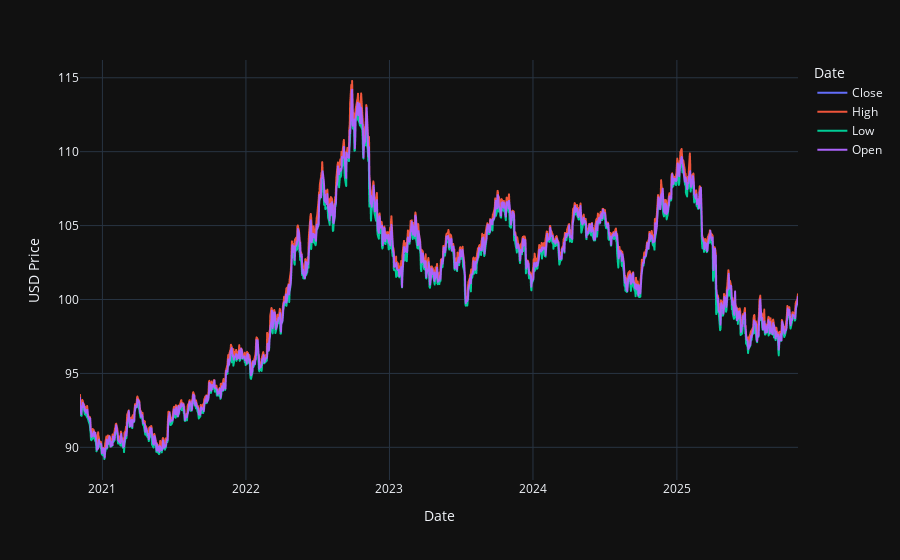

Source (notebook cell):
### Markdown cell above
# Question 1

### Code cell
fig = px.line(df, x="Date", y=["Close", "High", "Low", "Open"], labels={"value": "USD Price", "variable": "Date"})
fig.show()

### Figure 1 — Plotly figure (JSON) as saved in the notebook; plotly's stock layout.template omitted (floating-point values rounded to 4 significant figures; data arrays with more than 128 entries replaced by an {"elided": "..."} marker saying what was removed)
{"data": [{"hovertemplate": "Date=%{x}<br>USD Price=%{y}<extra></extra>", "legendgroup": "Close", "line": {"color": "#636efa", "dash": "solid"}, "marker": {"symbol": "circle"}, "mode": "lines", "name": "Close", "showlegend": true, "x": {"elided": "1257 str values"}, "xaxis": "x", "y": {"elided": "1257 float values"}, "yaxis": "y", "type": "scattergl"}, {"hovertemplate": "Date=%{x}<br>USD Price=%{y}<extra></extra>", "legendgroup": "High", "line": {"color": "#EF553B", "dash": "solid"}, "marker": {"symbol": "circle"}, "mode": "lines", "name": "High", "showlegend": true, "x": {"elided": "1257 str values"}, "xaxis": "x", "y": {"elided": "1257 float values"}, "yaxis": "y", "type": "scattergl"}, {"hovertemplate": "Date=%{x}<br>USD Price=%{y}<extra></extra>", "legendgroup": "Low", "line": {"color": "#00cc96", "dash": "solid"}, "marker": {"symbol": "circle"}, "mode": "lines", "name": "Low", "showlegend": true, "x": {"elided": "1257 str values"}, "xaxis": "x", "y": {"elided": "1257 float values"}, "yaxis": "y", "type": "scattergl"}, {"hovertemplate": "Date=%{x}<br>USD Price=%{y}<extra></extra>", "legendgroup": "Open", "line": {"color": "#ab63fa", "dash": "solid"}, "marker": {"symbol": "circle"}, "mode": "lines", "name": "Open", "showlegend": true, "x": {"elided": "1257 str values"}, "xaxis": "x", "y": {"elided": "1257 float values"}, "yaxis": "y", "type": "scattergl"}], "layout": {"xaxis": {"anchor": "y", "domain": [0.0, 1.0], "title": {"text": "Date"}}, "yaxis": {"anchor": "x", "domain": [0.0, 1.0], "title": {"text": "USD Price"}}, "legend": {"title": {"text": "Date"}, "tracegroupgap": 0}, "margin": {"t": 60}}}
